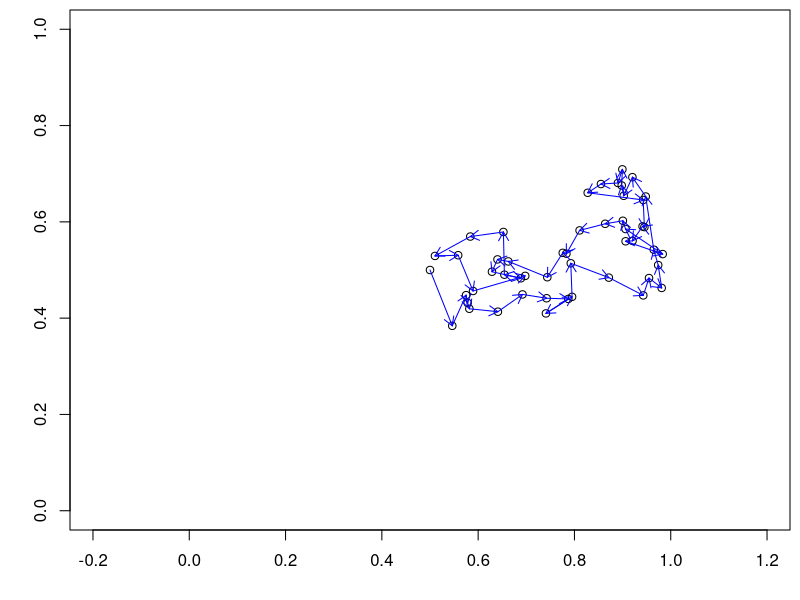
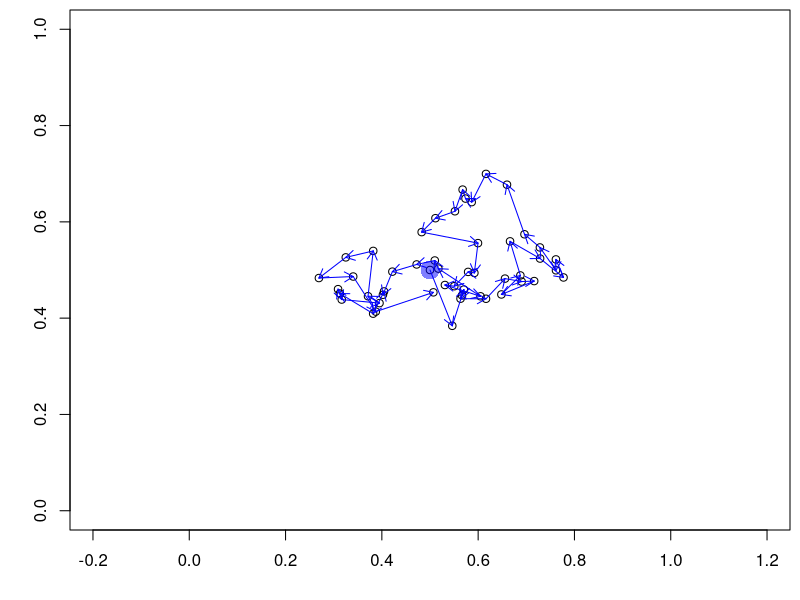
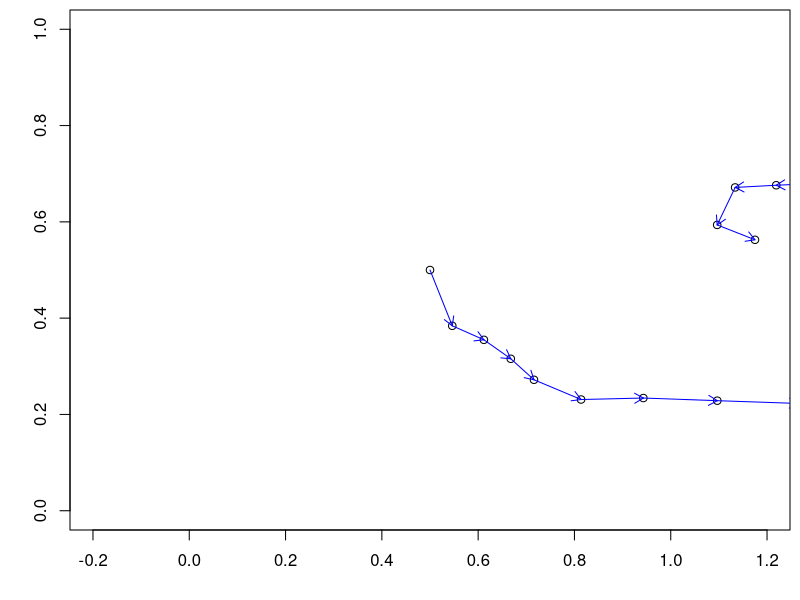

R code for these plots, in order: (Note: this script raises an error after producing the figures.)
## ---- chunk 1
#| label: rw-simple
#| attr-source: 'style="font-size: 0.85em;"'
#| code-block-bg: true

set.seed(4887730)
sigma <- 0.05
T <- 50
u <- matrix(NA, nrow=T, ncol=2)
u[1,] <- c(0.5,0.5)
for(t in 2:T) {
  epsilon <- rnorm(n=2, mean=c(0,0), sd=sigma)
  u[t,] <- u[t-1,] + epsilon
  ## Equivalent to two lines above
  ## u[t,] <- rnorm(n=2, mean=u[t-1,], sd=0.05)  
}
## ---- chunk 2
#| label: fig-rw-simple
#| attr-source: 'style="font-size: 0.85em;"'
#| fig-width: 7
#| fig-height: 7
#| fig.show: hide

par(mai=c(0.7,0.7,0.1,0.1))
plot(u, asp=1, xlim=c(0,1), ylim=c(0,1),
     xlab="", ylab="")
arrows(u[1:49,1], u[1:49,2],
       u[2:50,1], u[2:50,2], length=0.1,
       col="blue")

## ---- chunk 3
#| label: brw-simple
#| attr-source: 'style="font-size: 0.85em;"'

set.seed(4887730)
sigma <- 0.05
rho <- 0.1           # Bias towards activity center
T <- 50
u <- matrix(NA, nrow=T, ncol=2)
u[1,] <- c(0.5,0.5)
s <- c(0.5,0.5)
B <- diag(rho,2)
for(t in 2:T) {
  epsilon <- rnorm(n=2, mean=c(0,0), sd=sigma)
  u[t,] <- u[t-1,] + B%*%(s-u[t-1,]) + epsilon
}
## ---- chunk 4
#| label: fig-brw-simple
#| attr-source: 'style="font-size: 0.85em;"'
#| fig-width: 7
#| fig-height: 7
#| fig.show: hide

##| output-location: column
par(mai=c(0.7,0.7,0.1,0.1))
plot(u, asp=1, xlim=c(0,1), ylim=c(0,1),
     xlab="", ylab="")
points(s[1], s[2], pch=16, col=rgb(0,0,1,0.5), cex=2.5)
arrows(u[1:49,1], u[1:49,2],
       u[2:50,1], u[2:50,2], length=0.1,
       col="blue")

## ---- chunk 5
#| label: fig-crw-simple
#| attr-source: 'style="font-size: 0.85em;"'
#| fig-width: 7
#| fig-height: 7
#| output-location: column

set.seed(4887730)
sigma <- 0.05
gamma <- 0.8      ## Damping of correlated walk
theta <- 0        ## Correlation (-pi,pi)
T <- 50
u <- matrix(NA, nrow=T, ncol=2)
u[1,] <- c(0.5,0.5)
u[2,] <- rnorm(2, u[1,], sd=0.05)
R <- gamma*matrix(c(cos(theta),sin(theta),-sin(theta),cos(theta)),
                  nrow=2, ncol=2)
for(t in 3:T) {
  epsilon <- rnorm(n=2, mean=c(0,0), sd=sigma)
  u[t,] <- u[t-1,] + R%*%(u[t-1,]-u[t-2,]) + epsilon
}
par(mai=c(0.7,0.7,0.1,0.1))
plot(u, asp=1, xlim=c(0,1), ylim=c(0,1),
     xlab="", ylab="")
arrows(u[1:49,1], u[1:49,2],
       u[2:50,1], u[2:50,2], length=0.1,
       col="blue")

## ---- chunk 6
set.seed(430)
library(terra)
delta <- 0.025                          ## Resolution
grid0 <- seq(delta/2, 1-delta/2, delta)    
grid <- cbind(rep(grid0, each=length(grid0)), rep(grid0, times=length(grid0)))
distmat <- as.matrix(dist(grid))        ## Distance b/w grid points
npixels <- nrow(distmat)
V <- exp(-0.1*distmat)                  ## Covariance
R <- chol(V)
X <- t(R) %*% rnorm(npixels)            ## Gaussian random field
Xr <- rasterFromXYZ(cbind(grid, X),     ## Convert to raster
    crs="+proj=utm +zone=17 +datum=NAD83 +units=m +no_defs +type=crs")
terr <- terrain(Xr, opt=c("slope","aspect"))  ## Slope and aspect
vfieldU <- terr$slope * sin(terr$aspect)      ## x-coord of arrow head
vfieldV <- terr$slope * cos(terr$aspect)      ## y-coord of arrow head
vfieldData <- cbind(as.data.frame(Xr, xy=TRUE), v1=values(vfieldU), v2=values(vfieldV))
names(vfieldData) <- c("s1","s2","X","v1","v2")
